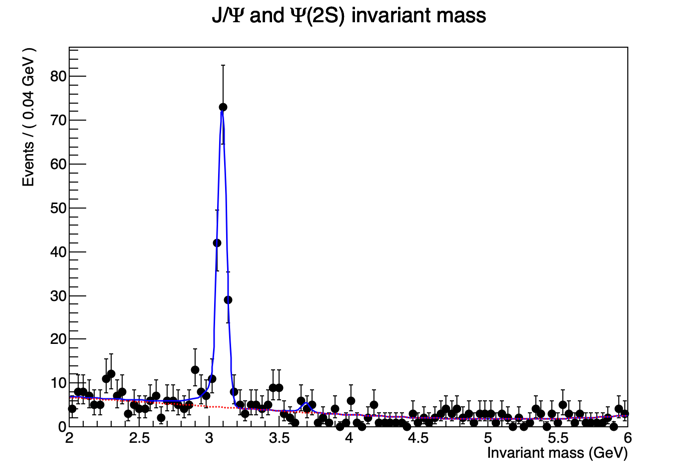

Source code (Python):
# Construct a JPsi and Psi(2S) + background PDF
# JPsi with a Crystal Ball function
# Psi(2S) with a similar Crystal Ball
# Background with polynomial
######################################

from ROOT import *

inputFile = TFile("DataSet_lowstat.root")
data = inputFile.Get("data")

#The observable using RooRealVar
#RooRealVar (const char *name, const char *title, Double_t value, Double_t minValue, Double_t maxValue, const char *unit="")
mass = RooRealVar("mass","Invariant mass",2.,6.,"GeV")


# We will parametrize the JPsi using a Crystal Ball function, composed by: mean, sigma and alpha
#  The CrystalBall shape is Gaussian that is "connected" to an exponential taill at "alpha" sigma of the Gaussian. The sign determines if it happens on the left or right side. The n parameter control the slope of the exponential part.

#
JPsi_mean = RooRealVar("JPsi_mean","The Jpsi mean for Crystal Ball",3.1,2.8,3.2)
JPsi_sigma = RooRealVar("JPsi_sigma","The Jpsi width for Crystal Ball",0.3,0.0001,1.)
JPsi_alpha = RooRealVar("JPsi_alpha","The Jpsi alpha for Crystal Ball",1.5,-5.,5.)
JPsi_n = RooRealVar("JPsi_n","The JPsi n parameter for the Crystal Ball",1.5,0.5,5.)

# Writing the Crystal Ball parametrization for the JPsi using RooCBShape
# RooCBShape (const char *name, const char *title, RooAbsReal &_m, RooAbsReal &_m0, RooAbsReal &_sigma, RooAbsReal &_alpha, RooAbsReal &_n)
JPsi_CB = RooCBShape("JPsi_CB","The JPsi Crystal Ball parametrization",mass,JPsi_mean,JPsi_sigma,JPsi_alpha,JPsi_n)

# To parametrize the Psi(2S) we will use Crystal Ball function again, using the same parameters as for JPsi, but tooking a different mass value, since the mass for JPsi(2S) is shifted wrt to the JPsi, so it's necessary to declare it before declaring the parametrization itself.

Psi2S_mean = RooRealVar("Psi2S_mean","The mean of the Psi(2S) Crystal Ball",3.7,3.65,3.75)
# Writing the Crystal Ball parametrization for the Psi(2S) using RooCBShape
Psi2S_CB = RooCBShape("Psi2S_CB","The Psi(2S) Crystal Ball",mass,Psi2S_mean,JPsi_sigma,JPsi_alpha,JPsi_n)

# To the background, we will use a Polynomial parametrization, which uses a mean and three parameters. Polynomial::p(x,{a0,a1,a2})
# We have to declare the parameters a0,a1 and a2
a0 = RooRealVar("a0","a0",-0.7,-2.,2.)
a1 = RooRealVar("a1","a1",0.3,-2.,2.)
a2 = RooRealVar("a2","a2",-0.03,-2.,2.)

# To parametrize the background function
#RooChebychev (const char *name, const char *title, RooAbsReal &_x, const RooArgList &_coefList)
#RooPolynomial (const char *name, const char *title, RooAbsReal &_x, const RooArgList &_coefList, Int_t lowestOrder=1)
#background_PDF = RooChebychev("background_PDF","The PDF for background",mass,RooArgList(a0,a1,a2))
background_PDF = RooPolynomial("background_PDF","The PDF for background",mass,RooArgList(a0,a1,a2))

# Defining the number of signal (JPsi,Psi2S) and background events
JPsi_N = RooRealVar("JPsi_N","The number of Jpsi signal events",1500.,0.1,10000.)
Psi2S_N = RooRealVar("Psi2S_N","The number of Psi2S signal events",1500.,0.1,10000.)
background_N = RooRealVar("background_N","The number of background events",5000.,0.1,50000.)


# In order to construct the total PDF
total_PDF = RooAddPdf("total_PDF","The total PDF",RooArgList(JPsi_CB,Psi2S_CB,background_PDF),RooArgList(JPsi_N,Psi2S_N,background_N))

# To do the fit
total_PDF.fitTo(data, RooFit.Extended(1))

#Now plot the data and the fit result
frame = mass.frame(RooFit.Title("J/#Psi and #Psi(2S) invariant mass"))
data.plotOn(frame)
total_PDF.plotOn(frame)

#One can also plot the single components of the total PDF, like the background component
total_PDF.plotOn(frame, RooFit.Components("background_PDF"), RooFit.LineStyle(kDashed), RooFit.LineColor(kRed))

#Draw the results
c = TCanvas()
frame.Draw()
c.SaveAs("exercise2.png")
